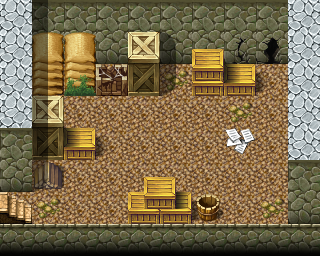

The image is a tile-based game level rendered from a .tmx file. Its description and source (layers, tilesets, objects; grid data summarised) follow:
An orthogonal 10x8 tile map with 32x32 px tiles, 3 tile layers (Ground, Objects, Above), 1 hidden layer not drawn, 14 tilesets and 5 objects (3x spawn, mapchange, sign).

<map version="1.0" orientation="orthogonal" width="10" height="8" tilewidth="32" tileheight="32">
    <tileset firstgid="1" name="map_12" tilewidth="32" tileheight="32">
        <image source="../drawable/map_12.png" width="256" height="256" />
    </tileset>
    <tileset firstgid="65" name="map_22" tilewidth="32" tileheight="32">
        <image source="../drawable/map_22.png" width="256" height="256" />
    </tileset>
    <tileset firstgid="129" name="map_0" tilewidth="32" tileheight="32">
        <image source="../drawable/map_0.png" width="256" height="256" />
    </tileset>
    <tileset firstgid="193" name="map_5" tilewidth="32" tileheight="32">
        <image source="../drawable/map_5.png" width="256" height="256" />
    </tileset>
    <tileset firstgid="257" name="map_1" tilewidth="32" tileheight="32">
        <image source="../drawable/map_1.png" width="256" height="256" />
    </tileset>
    <tileset firstgid="321" name="map_7" tilewidth="32" tileheight="32">
        <image source="../drawable/map_7.png" width="256" height="256" />
    </tileset>
    <tileset firstgid="385" name="map_8" tilewidth="32" tileheight="32">
        <image source="../drawable/map_8.png" width="256" height="256" />
    </tileset>
    <tileset firstgid="449" name="map_27" tilewidth="32" tileheight="32">
        <image source="../drawable/map_27.png" width="256" height="256" />
    </tileset>
    <tileset firstgid="513" name="map_3" tilewidth="32" tileheight="32">
        <image source="../drawable/map_3.png" width="256" height="256" />
    </tileset>
    <tileset firstgid="577" name="map_15" tilewidth="32" tileheight="32">
        <image source="../drawable/map_15.png" width="256" height="256" />
    </tileset>
    <tileset firstgid="641" name="map_11" tilewidth="32" tileheight="32">
        <image source="../drawable/map_11.png" width="256" height="256" />
    </tileset>
    <tileset firstgid="705" name="map_10" tilewidth="32" tileheight="32">
        <image source="../drawable/map_10.png" width="256" height="256" />
    </tileset>
    <tileset firstgid="769" name="map_2" tilewidth="32" tileheight="32">
        <image source="../drawable/map_2.png" width="256" height="256" />
    </tileset>
    <tileset firstgid="833" name="map_9" tilewidth="32" tileheight="32">
        <image source="../drawable/map_9.png" width="256" height="256" />
    </tileset>
    <layer name="Ground" width="10" height="8">
        <data>[80 cells, 80 non-empty, 5 distinct tile ids]</data>
    </layer>
    <layer name="Objects" width="10" height="8">
        <data>[80 cells, 27 non-empty, 17 distinct tile ids]</data>
    </layer>
    <layer name="Above" width="10" height="8">
        <data>[80 cells, 12 non-empty, 7 distinct tile ids]</data>
    </layer>
    <layer name="Walkable" width="10" height="8" visible="0">
        <data>[80 cells, 52 non-empty, 1 distinct tile ids]</data>
    </layer>
    <objectgroup name="Mapevents">
        <object name="stairs_up" type="mapchange" x="0" y="192" width="32" height="32">
            <properties>
                <property name="map" value="crossglen_farmhouse" />
                <property name="place" value="stairs_down" />
            </properties>
        </object>
        <object name="note_lodars" type="sign" x="224" y="128" width="32" height="32" />
    </objectgroup>
    <objectgroup name="Spawn">
        <object name="crossglen_beetle" type="spawn" x="64" y="64" width="224" height="160">
            <properties>
                <property name="quantity" value="3" />
                <property name="spawngroup" value="crossglen_beetle" />
            </properties>
        </object>
        <object name="oromir_basement_help" type="spawn" x="96" y="64" width="192" height="160">
            <properties>
                <property name="active" value="false" />
                <property name="spawngroup" value="oromir_basement_help" />
            </properties>
        </object>
        <object name="oromir_basement" type="spawn" x="96" y="64" width="192" height="160">
            <properties>
                <property name="active" value="false" />
                <property name="spawngroup" value="oromir_basement" />
            </properties>
        </object>
    </objectgroup>
    <objectgroup name="Keys" />
</map>
